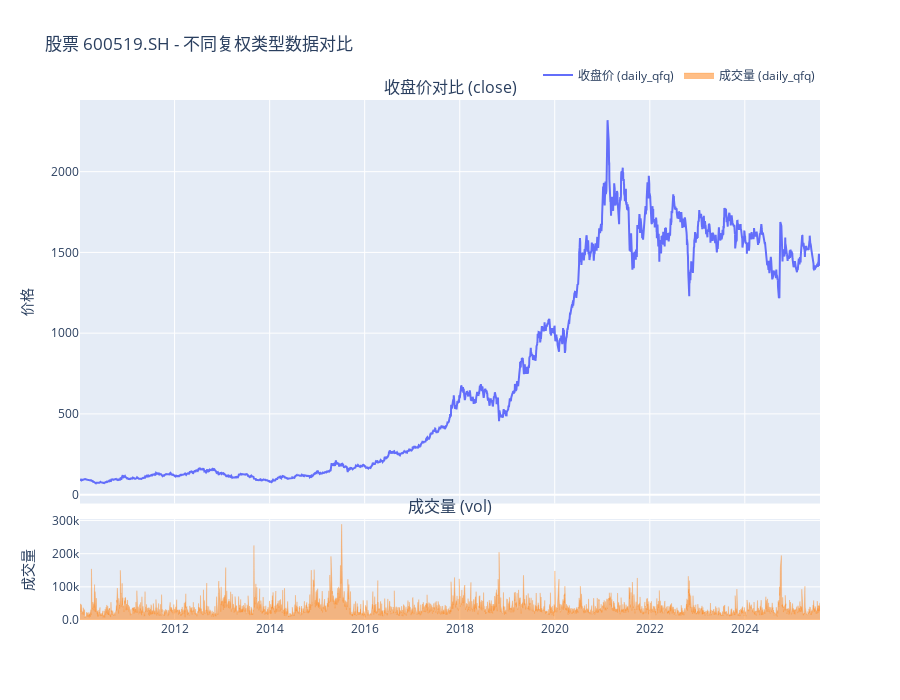

Here is the notebook cell this chart was saved with:
### Code cell
# ===================================================================
#           数据指挥中心仪表盘 (Data QA Dashboard) v2.4
# ===================================================================
#
# 目的: 修复因数据部分缺失导致的图表显示不全问题，并提供更清晰的诊断信息。
#
# -------------------------------------------------------------------

# 1. 导入必要的库
import pandas as pd
import yaml
from pathlib import Path
import plotly.graph_objects as go
from plotly.subplots import make_subplots
from downloader.cache import cache
from tabulate import tabulate
import pprint
from datetime import datetime, timedelta

# 2. 加载配置和初始化
try:
    with open('config.yaml', 'r', encoding='utf-8') as f:
        config = yaml.safe_load(f)
    BASE_PATH = Path(config['storage']['base_path'])
    
    EXPECTED_DATA_TYPES = []
    for task in config.get('tasks', []):
        if task.get('type') == 'daily' and task.get('enabled', False):
            adjust = task.get('adjust', 'none')
            EXPECTED_DATA_TYPES.append(f"daily_{adjust or 'none'}")
    
    print(f"✅ 成功加载配置，数据根目录: {BASE_PATH.resolve()}")
    print(f"   预期的日线数据类型: {EXPECTED_DATA_TYPES}")
except FileNotFoundError:
    print("❌ 未找到 config.yaml 文件。")
    BASE_PATH = Path("data")
    EXPECTED_DATA_TYPES = ['daily_qfq', 'daily_none']

# --- 核心校验函数 ---
def deep_dive_stock(symbol: str):
    print("\n" + "="*20, f"对股票 {symbol} 进行深度钻取", "="*20)
    
    # --- A. 展示元数据 (冷却期检查) ---
    print("\n[元数据与冷却期检查]")
    for data_type in sorted(EXPECTED_DATA_TYPES):
        entity_id = f"{data_type}_{symbol}"
        metadata = cache.get(entity_id)
        print(f"--- 实体: {entity_id} ---")
        if metadata and 'last_updated' in metadata:
            last_updated = datetime.fromisoformat(metadata['last_updated'])
            time_ago = datetime.now() - last_updated
            print(f"  ✅ 上次更新: {last_updated.strftime('%Y-%m-%d %H:%M:%S')} ({time_ago.total_seconds()/3600:.1f} 小时前)")
        else:
            print(f"  ❌ 未找到有效的更新记录。")

    # --- B. 加载数据文件并预览 ---
    print("\n[数据文件加载与预览]")
    data_frames = {}
    for data_type in sorted(EXPECTED_DATA_TYPES):
        file_path = BASE_PATH / data_type / f"symbol={symbol}" / "data.parquet"
        print(f"\n--- 检查: {data_type} (文件: {file_path}) ---")
        if file_path.exists():
            df = pd.read_parquet(file_path)
            # 创建一个可用于绘图的 datetime 列
            df['trade_date_dt'] = pd.to_datetime(df['trade_date'], format='%Y%m%d')
            data_frames[data_type] = df
            print(f"  ✅ 已加载 {len(df)} 条记录。最近5条:")
            print(tabulate(df[['trade_date', 'open', 'high', 'low', 'close', 'vol']].tail(5), headers='keys', tablefmt='psql', showindex=False))
        else:
            # ---> 核心改进：清晰地报告缺失 <---
            print(f"  ❌ 未找到数据文件。此类型的数据将不会显示在图表中。")

    if not data_frames:
        print("\n未能加载任何数据文件，无法进行分析。")
        return

    # --- C. 绘制图表对比 ---
    print("\n[图表对比]")
    fig = make_subplots(rows=2, cols=1, shared_xaxes=True, vertical_spacing=0.03,
                        subplot_titles=('收盘价对比 (close)', '成交量 (vol)'), row_heights=[0.8, 0.2])

    # 绘制所有已加载的价格曲线
    if not data_frames:
        print("  - 无数据可供绘制。")
    else:
        for name, df in data_frames.items():
            fig.add_trace(go.Scatter(x=df['trade_date_dt'], y=df['close'], name=f'收盘价 ({name})'), row=1, col=1)
    
    # ---> 核心改进：更健壮的成交量绘制逻辑 <---
    volume_plotted = False
    # 优先使用不复权数据绘制成交量
    if 'daily_none' in data_frames:
        df_none = data_frames['daily_none']
        fig.add_trace(go.Scatter(x=df_none['trade_date_dt'], y=df_none['vol'], name='成交量 (不复权)',
                                 fill='tozeroy', mode='lines', line=dict(width=0.5, color='rgba(44, 160, 44, 0.5)')),
                      row=2, col=1)
        volume_plotted = True
    # 如果不复权数据不存在，但有其他数据存在，则使用第一个可用的数据绘制成交量
    elif data_frames:
        # 获取字典中的第一个键和值
        fallback_name, fallback_df = next(iter(data_frames.items()))
        fig.add_trace(go.Scatter(x=fallback_df['trade_date_dt'], y=fallback_df['vol'], name=f'成交量 ({fallback_name})',
                                 fill='tozeroy', mode='lines', line=dict(width=0.5, color='rgba(255, 127, 14, 0.5)')), # 使用不同颜色以示区别
                      row=2, col=1)
        print("  - 提示: 未找到'不复权(daily_none)'数据，成交量图表使用'{}'数据进行绘制。".format(fallback_name))
        volume_plotted = True

    if not volume_plotted:
        print("  - 无数据可供绘制成交量图表。")
    
    fig.update_yaxes(title_text="价格", row=1, col=1)
    fig.update_yaxes(title_text="成交量", tickformat=".2s", row=2, col=1)
    fig.update_layout(title_text=f'股票 {symbol} - 不同复权类型数据对比',
                      xaxis_rangeslider_visible=False, height=700,
                      legend=dict(orientation="h", yanchor="bottom", y=1.02, xanchor="right", x=1))
    fig.show()

# --- 执行校验 ---
SYMBOL_TO_VERIFY = "600519.SH" 
deep_dive_stock(SYMBOL_TO_VERIFY)

### Figure 1 — Plotly figure (JSON) as saved in the notebook; plotly's stock layout.template omitted (floating-point values rounded to 4 significant figures; data arrays with more than 128 entries replaced by an {"elided": "..."} marker saying what was removed)
{"data": [{"name": "收盘价 (daily_qfq)", "type": "scatter", "x": {"elided": "3778 str values"}, "xaxis": "x", "y": {"elided": "3778 float values"}, "yaxis": "y"}, {"fill": "tozeroy", "line": {"color": "rgba(255, 127, 14, 0.5)", "width": 0.5}, "mode": "lines", "name": "成交量 (daily_qfq)", "type": "scatter", "x": {"elided": "3778 str values"}, "xaxis": "x2", "y": {"elided": "3778 float values"}, "yaxis": "y2"}], "layout": {"annotations": [{"font": {"size": 16}, "showarrow": false, "text": "收盘价对比 (close)", "x": 0.5, "xanchor": "center", "xref": "paper", "y": 1, "yanchor": "bottom", "yref": "paper"}, {"font": {"size": 16}, "showarrow": false, "text": "成交量 (vol)", "x": 0.5, "xanchor": "center", "xref": "paper", "y": 0.194, "yanchor": "bottom", "yref": "paper"}], "height": 700, "legend": {"orientation": "h", "x": 1, "xanchor": "right", "y": 1.02, "yanchor": "bottom"}, "title": {"text": "股票 600519.SH - 不同复权类型数据对比"}, "xaxis": {"anchor": "y", "domain": [0, 1], "matches": "x2", "rangeslider": {"visible": false}, "showticklabels": false}, "xaxis2": {"anchor": "y2", "domain": [0, 1]}, "yaxis": {"anchor": "x", "domain": [0.224, 1], "title": {"text": "价格"}}, "yaxis2": {"anchor": "x2", "domain": [0, 0.194], "tickformat": ".2s", "title": {"text": "成交量"}}}}
